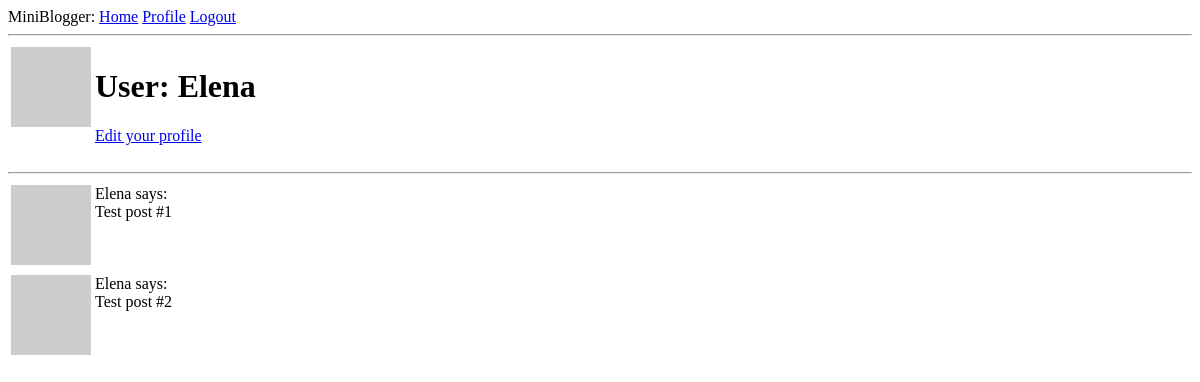
Page /user/Elena (signed in) on the earlier database version.
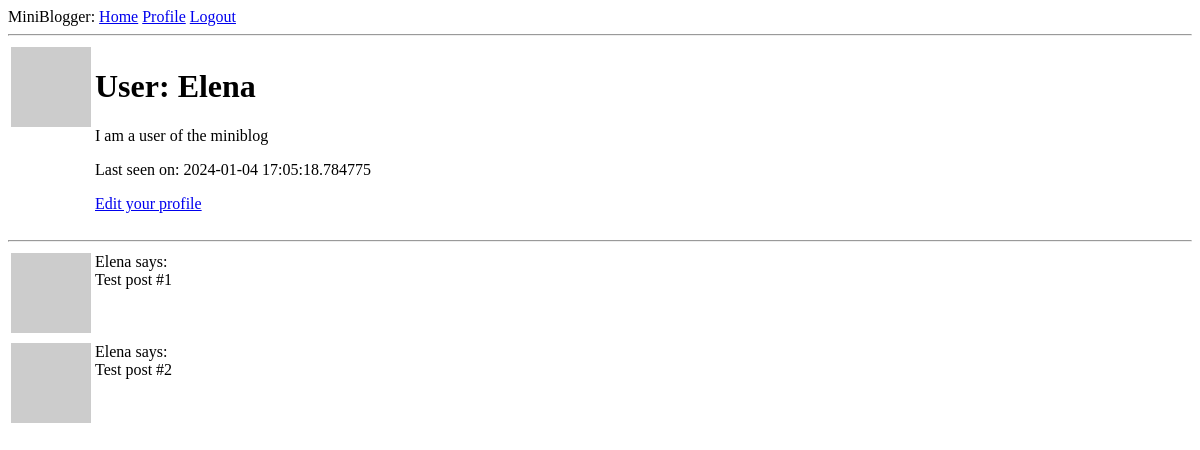
Same page on the later database version.
### app/models.py (models this page shows, shortened)
class User(UserMixin, db.Model):
    id: so.Mapped[int] = so.mapped_column(primary_key = True)
    username: so.Mapped[str] = so.mapped_column(sa.String(64), index = True,
                                                unique=True)
    email: so.Mapped[str] = so.mapped_column(sa.String(120), index=True,
                                             unique=True)
    password_hash: so.Mapped[Optional[str]] = so.mapped_column(sa.String(256))
    posts: so.WriteOnlyMapped['Post'] = so.relationship(
        back_populates='author')
    about_me: so.Mapped[Optional[str]] = so.mapped_column(sa.String(140))
    last_seen: so.Mapped[Optional[datetime]] = so.mapped_column(
        default=lambda: datetime.now(timezone.utc))
    def avatar(self, size):
        digest = md5(self.email.lower().encode('utf=8')).hexdigest()
        return f'https://www.gravatar.com/avatar/{digest}?d=identicon&s={size}'

### app/routes.py (the view)
@app.route('/user/<username>')
@login_required
def user(username):
    user = db.first_or_404(sa.select(User).where(User.username == username))
    posts = [
        {'author': user, 'body': 'Test post #1'},
        {'author': user, 'body': 'Test post #2'}
    ]
    return render_template('user.html', user=user, posts=posts)

### app/models.py (called while the page is built)
@login.user_loader
def load_user(id):
    return db.session.get(User, int(id))

### app/routes.py (called while the page is built)
@app.before_request
def before_request():
    if current_user.is_authenticated:
        current_user.last_seen = datetime.now(timezone.utc)
        db.session.commit()

### app/templates/user.html
{% extends "base.html" %}
{% block content %}
    <table>
        <tr valign="top">
            <td><img src="{{ user.avatar(128) }}"></td>
            <td>
                <h1>User: {{ user.username }}</h1>
                {% if user.about_me %}<p>{{ user.about_me }}</p>{% endif %}
                {% if user.last_seen %}<p>Last seen on: {{ user.last_seen }}</p>{% endif %}
                {% if user == current_user %}
                <p><a href="{{ url_for('edit_profile') }}">Edit your profile</a></p>
                {% endif %}
            </td>
        </tr>
    </table>
    <hr>
    {% for post in posts %}
        {% include '_post.html' %}
    {% endfor %}
{% endblock %}

### app/templates/base.html (shortened to what this page needs)
<!doctype html>
<html>
    <head>
    </head>
    <body>
        <div>
            MiniBlogger:
            <a href="{{ url_for('index')}}">Home</a>
            {% if current_user.is_anonymous %}
            <a href="{{ url_for('login')}}">Login</a>
            {% else %}
            <a href="{{ url_for('user', username=current_user.username) }}">Profile</a>
            <a href="{{ url_for('logout') }}">Logout</a>
            {% endif %}
        </div>
        <hr>
        {% block content %}{% endblock %}
    </body>
</html>

### app/templates/_post.html
<table>
    <tr valign="top">
        <td><img src="{{ post.author.avatar(36) }}"></td>
        <td>{{ post.author.username }} says:<br>{{ post.body }}</td>
    </tr>
</table>

Differences in the rows shown:
changed User "Elena": about_me (not shown) → "I am a user of the miniblog"; last_seen (not shown) → "2024-01-04 17:05:18.784775"
Other differences:
text now shown: "Last seen on:"
